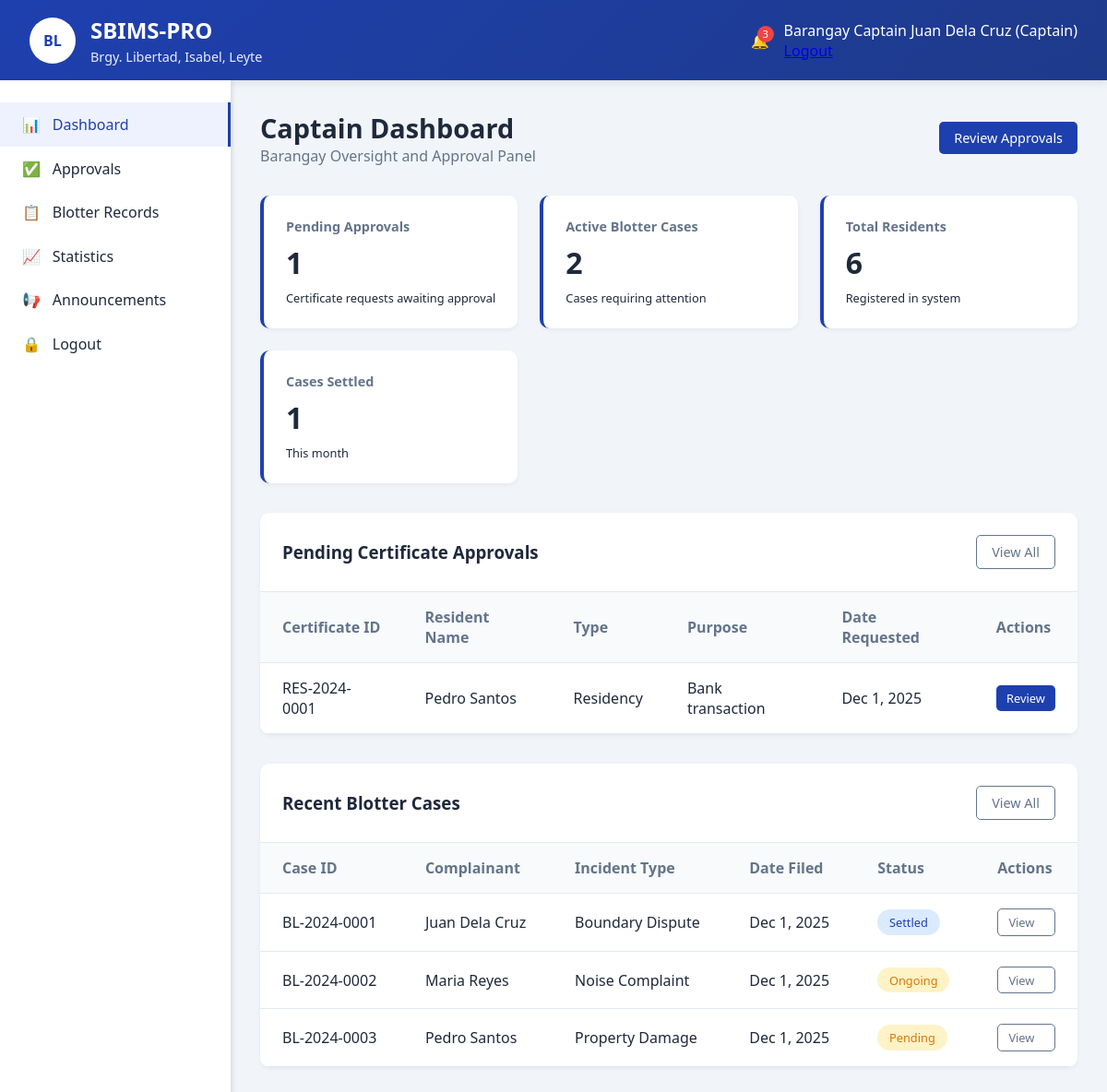
The page /captain/dashboard.php (signed in) on the database its author committed.
### tables this page shows
CREATE TABLE `certificates` (
  `id` int(11) NOT NULL,
  `certificate_id` varchar(20) NOT NULL,
  `resident_id` int(11) NOT NULL,
  `certificate_type` enum('Clearance','Indigency','Residency') NOT NULL,
  `purpose` text NOT NULL,
  `status` enum('Pending','Approved','Released') DEFAULT 'Pending',
  `issued_by` int(11) DEFAULT NULL,
  `approved_by` int(11) DEFAULT NULL,
  `issued_date` datetime DEFAULT NULL,
  `created_at` timestamp NOT NULL DEFAULT current_timestamp()
);

CREATE TABLE `residents` (
  `id` int(11) NOT NULL,
  `resident_id` varchar(20) NOT NULL,
  `first_name` varchar(50) NOT NULL,
  `middle_name` varchar(50) DEFAULT NULL,
  `last_name` varchar(50) NOT NULL,
  `birthdate` date NOT NULL,
  `gender` enum('Male','Female') NOT NULL,
  `civil_status` enum('Single','Married','Widowed','Divorced') NOT NULL,
  `contact_number` varchar(15) DEFAULT NULL,
  `email` varchar(100) DEFAULT NULL,
  `address` text NOT NULL,
  `purok` varchar(50) NOT NULL,
  `household_number` varchar(20) DEFAULT NULL,
  `is_voter` tinyint(1) DEFAULT 0,
  `is_4ps` tinyint(1) DEFAULT 0,
  `is_senior` tinyint(1) DEFAULT 0,
  `is_pwd` tinyint(1) DEFAULT 0,
  `created_at` timestamp NOT NULL DEFAULT current_timestamp(),
  `updated_at` timestamp NOT NULL DEFAULT current_timestamp() ON UPDATE current_timestamp()
);

CREATE TABLE `blotters` (
  `id` int(11) NOT NULL,
  `case_id` varchar(20) NOT NULL,
  `complainant_id` int(11) NOT NULL,
  `respondent_name` varchar(100) NOT NULL,
  `respondent_address` text DEFAULT NULL,
  `incident_type` varchar(100) NOT NULL,
  `incident_date` datetime NOT NULL,
  `incident_location` text NOT NULL,
  `description` text NOT NULL,
  `status` enum('Pending','Ongoing','Settled','Referred') DEFAULT 'Pending',
  `resolution` text DEFAULT NULL,
  `resolved_date` datetime DEFAULT NULL,
  `handled_by` int(11) NOT NULL,
  `created_at` timestamp NOT NULL DEFAULT current_timestamp()
);

### config/functions.php (called while the page is built, shortened)
<?php
function formatDate($date) {
    return date('M j, Y', strtotime($date));
}
?>

### captain/dashboard.php (the view, shortened to what this page needs)
<?php
require_once '../config/functions.php';
$database = new Database();
$db = $database->getConnection();
$pending_certs_query = "SELECT COUNT(*) as pending FROM certificates WHERE status = 'Pending'";
$pending_certs_stmt = $db->prepare($pending_certs_query);
$pending_certs_stmt->execute();
$pending_certificates = $pending_certs_stmt->fetch(PDO::FETCH_ASSOC)['pending'];
$active_blotters_query = "SELECT COUNT(*) as active FROM blotters WHERE status IN ('Pending', 'Ongoing')";
$active_blotters_stmt = $db->prepare($active_blotters_query);
$active_blotters_stmt->execute();
$active_blotters = $active_blotters_stmt->fetch(PDO::FETCH_ASSOC)['active'];
$residents_query = "SELECT COUNT(*) as total FROM residents";
$residents_stmt = $db->prepare($residents_query);
$residents_stmt->execute();
$total_residents = $residents_stmt->fetch(PDO::FETCH_ASSOC)['total'];
$settled_query = "SELECT COUNT(*) as settled FROM blotters WHERE status = 'Settled' AND MONTH(created_at) = MONTH(CURRENT_DATE())";
$settled_stmt = $db->prepare($settled_query);
$settled_stmt->execute();
$settled_cases = $settled_stmt->fetch(PDO::FETCH_ASSOC)['settled'];
$cert_requests_query = "SELECT c.*, r.first_name, r.last_name
                       FROM certificates c
                       JOIN residents r ON c.resident_id = r.id
                       WHERE c.status = 'Pending'
                       ORDER BY c.created_at DESC
                       LIMIT 5";
$cert_requests_stmt = $db->prepare($cert_requests_query);
$cert_requests_stmt->execute();
$pending_requests = $cert_requests_stmt->fetchAll(PDO::FETCH_ASSOC);
$recent_blotters_query = "SELECT b.*, r.first_name, r.last_name
                         FROM blotters b
                         JOIN residents r ON b.complainant_id = r.id
                         ORDER BY b.created_at DESC
                         LIMIT 5";
$recent_blotters_stmt = $db->prepare($recent_blotters_query);
$recent_blotters_stmt->execute();
$recent_blotters = $recent_blotters_stmt->fetchAll(PDO::FETCH_ASSOC);
?>
<?php include '../includes/header.php'; ?>
<?php include '../includes/topbar.php'; ?>
<div class="main-container">
    <?php include '../includes/sidebar.php'; ?>
    <main class="content">
        <div class="page-header">
            <div class="page-title">
                <h1>Captain Dashboard</h1>
                <p>Barangay Oversight and Approval Panel</p>
            </div>
            <div class="page-actions">
                <a href="approvals.php" class="btn btn-primary">Review Approvals</a>
            </div>
        </div>
        <div class="stats-grid">
            <div class="stat-card">
                <h3>Pending Approvals</h3>
                <div class="stat-value"><?php echo $pending_certificates; ?></div>
                <div class="stat-trend">Certificate requests awaiting approval</div>
            </div>
            <div class="stat-card">
                <h3>Active Blotter Cases</h3>
                <div class="stat-value"><?php echo $active_blotters; ?></div>
                <div class="stat-trend">Cases requiring attention</div>
            </div>
            <div class="stat-card">
                <h3>Total Residents</h3>
                <div class="stat-value"><?php echo $total_residents; ?></div>
                <div class="stat-trend">Registered in system</div>
            </div>
            <div class="stat-card">
                <h3>Cases Settled</h3>
                <div class="stat-value"><?php echo $settled_cases; ?></div>
                <div class="stat-trend">This month</div>
            </div>
        </div>
        <div class="dashboard-grid">
            <div class="data-table">
                <div class="table-header">
                    <h3>Pending Certificate Approvals</h3>
                    <a href="approvals.php" class="btn btn-outline">View All</a>
                </div>
                <table>
                    <thead>
                        <tr>
                            <th>Certificate ID</th>
                            <th>Resident Name</th>
                            <th>Type</th>
                            <th>Purpose</th>
                            <th>Date Requested</th>
                            <th>Actions</th>
                        </tr>
                    </thead>
                    <tbody>
                        <?php if (count($pending_requests) > 0): ?>
                            <?php foreach ($pending_requests as $request): ?>
                            <tr>
                                <td><?php echo htmlspecialchars($request['certificate_id']); ?></td>
                                <td><?php echo htmlspecialchars($request['first_name'] . ' ' . $request['last_name']); ?></td>
                                <td><?php echo htmlspecialchars($request['certificate_type']); ?></td>
                                <td><?php echo htmlspecialchars($request['purpose']); ?></td>
                                <td><?php echo formatDate($request['created_at']); ?></td>
                                <td>
                                    <a href="approvals.php?action=review&id=<?php echo $request['id']; ?>" class="btn btn-sm btn-primary">Review</a>
                                </td>
                            </tr>
                            <?php endforeach; ?>
                        <?php else: ?>
                            <tr>
                                <td colspan="6" style="text-align: center; color: #64748b;">No pending certificate requests</td>
                            </tr>
                        <?php endif; ?>
                    </tbody>
                </table>
            </div>
            <div class="data-table">
                <div class="table-header">
                    <h3>Recent Blotter Cases</h3>
                    <a href="blotter_view.php" class="btn btn-outline">View All</a>
                </div>
                <table>
                    <thead>
                        <tr>
                            <th>Case ID</th>
                            <th>Complainant</th>
                            <th>Incident Type</th>
                            <th>Date Filed</th>
                            <th>Status</th>
                            <th>Actions</th>
                        </tr>
                    </thead>
                    <tbody>
                        <?php foreach ($recent_blotters as $blotter): ?>
                        <tr>
                            <td><?php echo htmlspecialchars($blotter['case_id']); ?></td>
                            <td><?php echo htmlspecialchars($blotter['first_name'] . ' ' . $blotter['last_name']); ?></td>
                            <td><?php echo htmlspecialchars($blotter['incident_type']); ?></td>
                            <td><?php echo formatDate($blotter['created_at']); ?></td>
                            <td><span class="status status-<?php echo strtolower($blotter['status']); ?>"><?php echo $blotter['status']; ?></span></td>
                            <td>
                                <a href="blotter_view.php?id=<?php echo $blotter['id']; ?>" class="btn btn-sm btn-outline">View</a>
                            </td>
                        </tr>
                        <?php endforeach; ?>
                    </tbody>
                </table>
            </div>
        </div>
    </main>
</div>
<?php include '../includes/footer.php'; ?>

### assets/css/main.css (style rules this page uses)
:root { --primary: #1e40af; --primary-dark: #1e3a8a; --secondary: #64748b; --success: #10b981; --warning: #f59e0b; --danger: #ef4444; --light: #f8fafc; --dark: #1e293b; }
* { margin: 0; padding: 0; box-sizing: border-box; font-family: 'Segoe UI', Tahoma, Geneva, Verdana, sans-serif; }
body { background-color: #f1f5f9; color: var(--dark); }
.main-container { display: flex; min-height: calc(100vh - 80px); }
.content { flex: 1; padding: 2rem; }
.page-header { display: flex; justify-content: space-between; align-items: center; margin-bottom: 2rem; }
.page-title h1 { font-size: 1.8rem; color: var(--dark); }
.page-title p { color: var(--secondary); }
.btn { padding: 0.5rem 1rem; border: none; border-radius: 5px; cursor: pointer; font-weight: 500; display: flex; align-items: center; gap: 0.5rem; transition: all 0.3s; text-decoration: none; font-size: 0.9rem; }
.btn-primary { background: var(--primary); color: white; }
.btn-outline { background: transparent; border: 1px solid var(--secondary); color: var(--secondary); }
.btn-sm { padding: 0.3rem 0.7rem; font-size: 0.8rem; }

### assets/css/dashboard.css (style rules this page uses)
.stats-grid { display: grid; grid-template-columns: repeat(auto-fill, minmax(240px, 1fr)); gap: 1.5rem; margin-bottom: 2rem; }
.stat-card { background: white; border-radius: 10px; padding: 1.5rem; box-shadow: 0 2px 5px rgba(0,0,0,0.05); border-left: 4px solid var(--primary); }
.stat-card h3 { font-size: 0.9rem; color: var(--secondary); margin-bottom: 0.5rem; }
.stat-value { font-size: 2rem; font-weight: bold; color: var(--dark); margin-bottom: 0.5rem; }
.stat-trend { font-size: 0.8rem; display: flex; align-items: center; gap: 0.3rem; }
.data-table { background: white; border-radius: 10px; overflow: hidden; box-shadow: 0 2px 5px rgba(0,0,0,0.05); margin-bottom: 2rem; }
.table-header { padding: 1.5rem; border-bottom: 1px solid #e2e8f0; display: flex; justify-content: space-between; align-items: center; }
.table-header h3 { color: var(--dark); }
table { width: 100%; border-collapse: collapse; }
th, td { padding: 1rem 1.5rem; text-align: left; border-bottom: 1px solid #e2e8f0; }
th { background: #f8fafc; font-weight: 600; color: var(--secondary); }
.status { padding: 0.3rem 0.8rem; border-radius: 20px; font-size: 0.8rem; font-weight: 500; display: inline-block; }
.status-pending { background: #fef3c7; color: #d97706; }
.status-settled { background: #dbeafe; color: #1e40af; }
.status-ongoing { background: #fef3c7; color: #d97706; }

### rows shown on the page
certificates: certificate "RES-2024-0001", resident.last_name "Pedro Santos", certificate_type "Residency", purpose "Bank transaction", created_at "Dec 1, 2025"
blotters: case "BL-2024-0001", complainant.last_name "Juan Dela Cruz", incident_type "Boundary Dispute", created_at "Dec 1, 2025", status "Settled"
blotters: case "BL-2024-0002", complainant.last_name "Maria Reyes", incident_type "Noise Complaint", created_at "Dec 1, 2025", status "Ongoing"
blotters: case "BL-2024-0003", complainant.last_name "Pedro Santos", incident_type "Property Damage", created_at "Dec 1, 2025", status "Pending"

### other values the page prints
$_SESSION['full_name'] "Barangay Captain Juan Dela Cruz"
$_SESSION['user_role'] "Captain"
$pending_certificates "1"
$active_blotters "2"
$total_residents "6"
$settled_cases "1"
